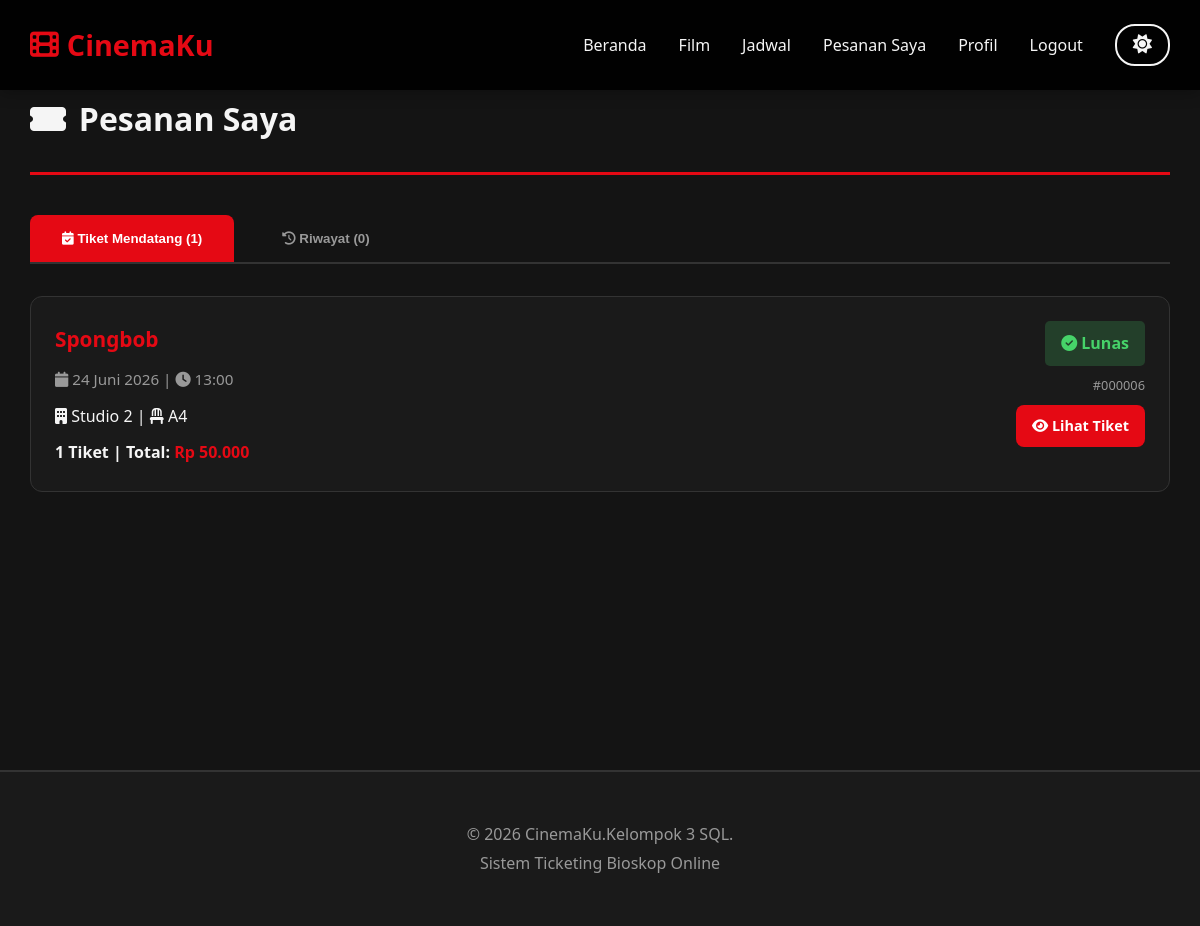
The app's page /ticketing_bioskop/my_bookings.php (signed in) with its own data.
### tables this page shows
CREATE TABLE `pemesanan` (
  `id_pemesanan` int(11) NOT NULL,
  `id_pengguna` int(11) DEFAULT NULL,
  `tanggal_pesan` datetime DEFAULT NULL,
  `total_harga` decimal(10,2) DEFAULT NULL,
  `kode_booking` varchar(20) DEFAULT NULL
);

CREATE TABLE `film` (
  `id_film` int(11) NOT NULL,
  `judul` varchar(150) NOT NULL,
  `genre` varchar(50) DEFAULT NULL,
  `durasi_menit` int(11) DEFAULT NULL,
  `rating_umur` varchar(10) DEFAULT NULL,
  `poster` varchar(255) DEFAULT NULL,
  `sinopsis` text DEFAULT NULL,
  `status_tayang` tinyint(1) DEFAULT 1,
  `created_at` timestamp NOT NULL DEFAULT current_timestamp()
);

CREATE TABLE `jadwal` (
  `id_jadwal` int(11) NOT NULL,
  `id_film` int(11) DEFAULT NULL,
  `id_studio` int(11) DEFAULT NULL,
  `tanggal` date DEFAULT NULL,
  `jam` time DEFAULT NULL,
  `status` enum('aktif','dibatalkan','selesai') DEFAULT 'aktif',
  `harga` decimal(10,2) NOT NULL DEFAULT 50000.00
);

CREATE TABLE `studio` (
  `id_studio` int(11) NOT NULL,
  `nama_studio` varchar(20) DEFAULT NULL,
  `kapasitas` int(11) DEFAULT NULL,
  `tipe` varchar(30) DEFAULT 'Reguler'
);

### ticketing_bioskop/includes/functions.php (called while the page is built, shortened)
<?php
function sanitize($data) {
    return htmlspecialchars(strip_tags(trim($data)), ENT_QUOTES, 'UTF-8');
}
function formatRupiah($angka) {
    return "Rp " . number_format($angka, 0, ',', '.');
}
function formatTanggal($tanggal) {
    $pecahkan = explode('-', $tanggal);
    $tahun = $pecahkan[0];
    $bulan_num = (int)$pecahkan[1];
    $hari = $pecahkan[2];
    $bulan = [
        1 => 'Januari', 'Februari', 'Maret', 'April', 'Mei', 'Juni',
        'Juli', 'Agustus', 'September', 'Oktober', 'November', 'Desember'
    ];
    return $hari . ' ' . $bulan[$bulan_num] . ' ' . $tahun;
}
function formatJam($jam) {
    return substr($jam, 0, 5);
}
?>

### ticketing_bioskop/my_bookings.php (the view, shortened to what this page needs)
<?php
require_once 'includes/header.php';
$user_id = $_SESSION['user_id'];
$query = "SELECT
    p.id_pemesanan,
    p.tanggal_pesan,
    p.total_harga,
    p.kode_booking,
    pb.status_bayar,
    pb.metode,
    f.id_film,
    f.judul,
    f.genre,
    j.id_jadwal,
    j.tanggal,
    j.jam,
    s.nama_studio,
    GROUP_CONCAT(k.nomor_kursi ORDER BY k.nomor_kursi ASC) as nomor_kursi,
    COUNT(t.id_tiket) as jumlah_tiket
FROM pemesanan p
LEFT JOIN pembayaran pb ON p.id_pemesanan = pb.id_pemesanan
LEFT JOIN tiket t ON p.id_pemesanan = t.id_pemesanan
LEFT JOIN jadwal j ON t.id_jadwal = j.id_jadwal
LEFT JOIN film f ON j.id_film = f.id_film
LEFT JOIN studio s ON j.id_studio = s.id_studio
LEFT JOIN kursi k ON t.id_kursi = k.id_kursi
WHERE p.id_pengguna = :user_id
GROUP BY p.id_pemesanan
ORDER BY
    CASE
        WHEN j.tanggal > CURDATE() OR (j.tanggal = CURDATE() AND j.jam > CURTIME()) THEN 0
        ELSE 1
    END,
    j.tanggal DESC,
    j.jam DESC";
$stmt = $conn->prepare($query);
$stmt->bindParam(':user_id', $user_id);
$stmt->execute();
$all_bookings = $stmt->fetchAll(PDO::FETCH_ASSOC);
$upcoming_bookings = [];
$past_bookings = [];
foreach ($all_bookings as $booking) {
    $is_past = false;
    if ($is_past) {
        $past_bookings[] = $booking;
    } else {
        $upcoming_bookings[] = $booking;
    }
}
?>
<div class="page-header">
    <h2><i class="fas fa-ticket-alt"></i> Pesanan Saya</h2>
</div>
<div style="margin-bottom: 2rem;">
    <div style="display: flex; gap: 1rem; border-bottom: 2px solid var(--border-color);">
        <button onclick="switchTab('upcoming')" id="tab-upcoming"
                style="padding: 1rem 2rem; background: var(--primary); color: white; border: none; border-radius: 8px 8px 0 0; cursor: pointer; font-weight: 600;">
            <i class="fas fa-calendar-check"></i> Tiket Mendatang (<?php echo count($upcoming_bookings); ?>)
        </button>
        <button onclick="switchTab('history')" id="tab-history"
                style="padding: 1rem 2rem; background: transparent; color: var(--text-secondary); border: none; cursor: pointer; font-weight: 600;">
            <i class="fas fa-history"></i> Riwayat (<?php echo count($past_bookings); ?>)
        </button>
    </div>
</div>
<div id="content-upcoming" style="display: block;">
    <?php if (empty($upcoming_bookings)): ?>
        <div style="text-align: center; padding: 3rem; background: var(--bg-card); border-radius: 12px; border: 1px solid var(--border-color);">
            <i class="fas fa-ticket-alt" style="font-size: 4rem; color: var(--text-secondary); opacity: 0.5;"></i>
            <p style="margin-top: 1rem; color: var(--text-secondary);">Belum ada tiket mendatang. Yuk pesan tiket sekarang!</p>
            <a href="films.php" class="btn" style="margin-top: 1rem;">Lihat Film</a>
        </div>
    <?php else: ?>
        <div style="display: grid; gap: 1.5rem;">
            <?php foreach ($upcoming_bookings as $booking): ?>
                <div style="background: var(--bg-card); border-radius: 12px; padding: 1.5rem; border-left: 5px solid var(--success); border: 1px solid var(--border-color);">
                    <div style="display: flex; justify-content: space-between; align-items: start; flex-wrap: wrap; gap: 1rem;">
                        <div style="flex: 1; min-width: 250px;">
                            <h3 style="color: var(--primary); margin-bottom: 0.5rem; font-size: 1.3rem;">
                                <?php echo sanitize($booking['judul'] ?? 'Film tidak tersedia'); ?>
                            </h3>
                            <?php if (!empty($booking['tanggal']) && !empty($booking['jam'])): ?>
                                <p style="color: var(--text-secondary); font-size: 0.95rem; margin-bottom: 0.5rem;">
                                    <i class="fas fa-calendar"></i> <?php echo formatTanggal($booking['tanggal']); ?> |
                                    <i class="fas fa-clock"></i> <?php echo formatJam($booking['jam']); ?>
                                </p>
                                <p style="margin-top: 0.5rem;">
                                    <i class="fas fa-building"></i> <?php echo sanitize($booking['nama_studio'] ?? '-'); ?> |
                                    <i class="fas fa-chair"></i> <?php echo sanitize($booking['nomor_kursi'] ?? '-'); ?>
                                </p>
                            <?php else: ?>
                                <p style="color: var(--text-secondary);"><i class="fas fa-info-circle"></i> Jadwal tidak tersedia</p>
                            <?php endif; ?>
                            <p style="margin-top: 0.5rem; font-weight: 600;">
                                <?php echo $booking['jumlah_tiket']; ?> Tiket |
                                Total: <strong style="color: var(--primary);"><?php echo formatRupiah($booking['total_harga']); ?></strong>
                            </p>
                        </div>
                        <div style="text-align: right;">
                            <span style="display: inline-block; padding: 0.5rem 1rem; border-radius: 5px; background: rgba(70, 211, 105, 0.2); color: var(--success); font-weight: bold;">
                                <i class="fas fa-check-circle"></i> <?php echo sanitize($booking['status_bayar'] ?? 'Pending'); ?>
                            </span>
                            <p style="font-size: 0.8rem; color: var(--text-secondary); margin-top: 0.5rem;">
                                #<?php echo str_pad($booking['id_pemesanan'], 6, '0', STR_PAD_LEFT); ?>
                            </p>
                            <?php if ($booking['status_bayar'] == 'Lunas'): ?>
                                <a href="ticket.php?id=<?php echo $booking['id_pemesanan']; ?>"
                                   class="btn"
                                   style="margin-top: 0.5rem; font-size: 0.9rem; padding: 0.5rem 1rem;">
                                    <i class="fas fa-eye"></i> Lihat Tiket
                                </a>
                            <?php endif; ?>
                        </div>
                    </div>
                </div>
            <?php endforeach; ?>
        </div>
    <?php endif; ?>
</div>
<?php require_once 'includes/footer.php'; ?>

### ticketing_bioskop/assets/css/style.css (style rules this page uses)
* { margin: 0; padding: 0; box-sizing: border-box; }
:root { --primary: #e50914; --secondary: #564d4d; --dark: #141414; --light: #f5f5f5; --success: #46d369; --warning: #ffa500; --bg-main: #141414; --bg-card: #1a1a1a; --bg-navbar: rgba(0,0,0,0.95); --text-main: #f5f5f5; --text-secondary: #999; --border-color: #333; }
body { font-family: 'Segoe UI', Tahoma, Geneva, Verdana, sans-serif; background: var(--bg-main); color: var(--text-main); line-height: 1.8; transition: all 0.3s ease; }
.page-header { margin-bottom: 2.5rem; padding-bottom: 1rem; border-bottom: 3px solid var(--primary); }
.page-header h2 { font-size: 2rem; margin-bottom: 0.5rem; display: flex; align-items: center; gap: 0.8rem; }
.btn { display: inline-block; padding: 0.9rem 2rem; background: var(--primary); color: white; text-decoration: none; border-radius: 8px; border: none; cursor: pointer; transition: all 0.3s; font-weight: 600; font-size: 1rem; text-align: center; }

### records on screen
pemesanan: film.judul "Spongbob", jadwal.tanggal "24 Juni 2026", jadwal.jam "13:00", studio.nama_studio "Studio 2", nomor_kursi "A4", jumlah_tiket "1", total_harga "Rp 50.000", status_bayar "Lunas", id_pemesanan "000006"

### other values on screen
count($upcoming_bookings) "1"
count($past_bookings) "0"
